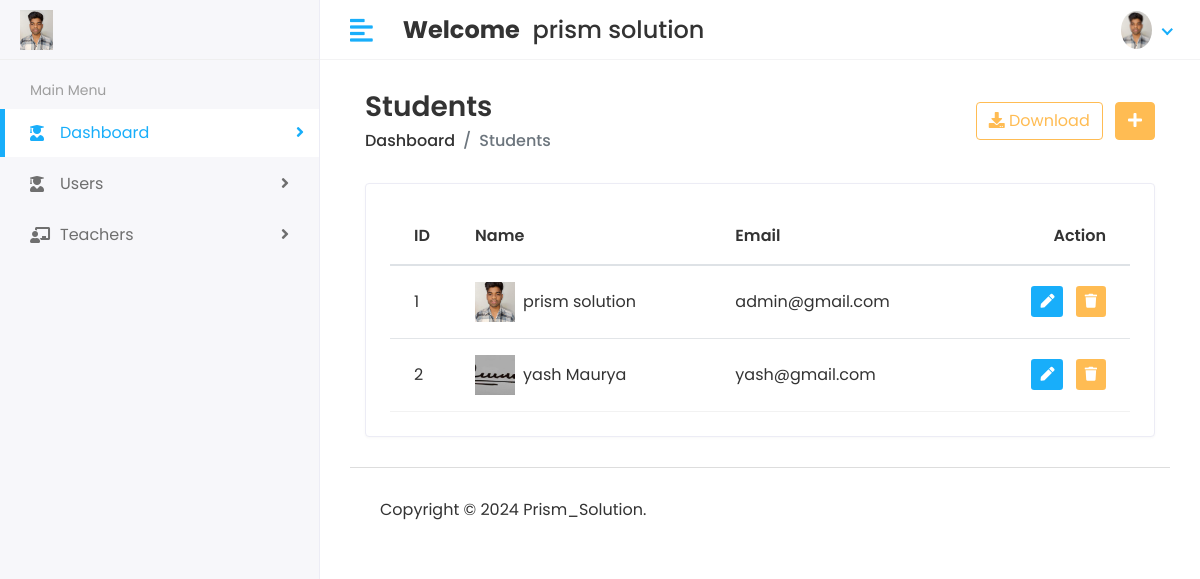
/Hod/View_User (signed in), run on the app's committed database.
### app/models.py (models this page shows)
class CustomUser(AbstractUser):
    USER = (
        (1,'HOD'),
        (2,'User1'),
    )
    user_type = models.CharField(choices=USER,max_length=50,default=1)
    profile_pic = models.ImageField(upload_to='media/profile_pic')

### Bappa/Hod_Views.py (the view)
# urls.py: path('Hod/View_User',Hod_Views.View_User,name='view_user'),
@login_required(login_url='/')
def View_User(request):
    users = CustomUser.objects.all()
    context={
        'users':users
    }
    return render(request,'hod/view_user.html',context)

### app/templates/hod/view_user.html (shortened to what this page needs)
{% extends 'base.html' %}
{% block content %}
<div class="content container-fluid">
    <div class="page-header">
       <div class="row align-items-center">
          <div class="col">
             <h3 class="page-title">Students</h3>
             <ul class="breadcrumb">
                <li class="breadcrumb-item"><a href="index.html">Dashboard</a></li>
                <li class="breadcrumb-item active">Students</li>
             </ul>
          </div>
          <div class="col-auto text-right float-right ml-auto">
             <a href="#" class="btn btn-outline-primary mr-2"><i class="fas fa-download"></i> Download</a>
             <a href="add-student.html" class="btn btn-primary"><i class="fas fa-plus"></i></a>
          </div>
       </div>
    </div>
    <div class="row">
       <div class="col-sm-12">
          <div class="card card-table">
             <div class="card-body">
                <div class="table-responsive">
                   <table class="table table-hover table-center mb-0 datatable">
                      <thead>
                         <tr>
                            <th>ID</th>
                            <th>Name</th>
                            <th>Email</th>
                            <th class="text-right">Action</th>
                         </tr>
                      </thead>
                      <tbody>
                        {% for i in users %}
                         <tr>
                            <td>{{i.id}}</td>
                            <td>
                               <h2 class="table-avatar">
                                  <a href="student-details.html" class="avatar avatar-sm mr-2"><img class="avatar-img runded-circle" src="/{{i.profile_pic}}" alt="User Image"></a>
                                  <a href="student-details.html">{{i.first_name}}&nbsp;{{i.last_name}}</a>
                               </h2>
                            </td>
                            <td>{{i.email}}</td>
                            <td class="text-right">
                               <div class="actions">
                                  <a href="{% url 'edit_user' i.id %}" class="btn btn-sm bg-success-light mr-2">
                                  <i class="fas fa-pen"></i>
                                  </a>
                                  <a href="{% url 'delete_user' i.id %}" class="btn btn-sm bg-danger-light">
                                  <i class="fas fa-trash"></i>
                                  </a>
                               </div>
                            </td>
                         </tr>
                         {% endfor %}
                      </tbody>
                   </table>
                </div>
             </div>
          </div>
       </div>
    </div>
 </div>
{% endblock %}

### app/templates/header1.html (shortened to what this page needs)
{% load static %}
<div class="header">
    <div class="header-left">
       <a href="{% url 'index' %}" class="logo">
       <img src="/{{user.profile_pic}}" alt="Logo">
       </a>
    </div>
    <a href="javascript:void(0);" id="toggle_btn">
    <i class="fas fa-align-left"></i>
    </a>
    <div class="top-nav-search mt-3">
       <h4><strong>Welcome</strong>&nbsp;<span> {{user.first_name}} {{ user.last_name }}</span></h4>
    </div>
    <ul class="nav user-menu">
       <li class="nav-item dropdown has-arrow">
          <a href="#" class="dropdown-toggle nav-link" data-toggle="dropdown">
          <span class="user-img"><img class="rounded-circle" src="/{{user.profile_pic}}" width="31" alt="{{user.first_name}} {{ user.last_name }}"></span>
          </a>
       </li>
    </ul>
 </div>

### static/assets/css/style.css (style rules this page uses)
html { height: 100%; }
body { background-color: #fff; color: #333; font-family: 'Poppins', sans-serif; font-size: 1rem; height: 100%; line-height: 1.5; overflow-x: hidden; }
h1, h2, h3, h4, h5, h6 { font-family: 'Poppins', sans-serif; margin-top: 0; }
a { color: #009ce7; }
input, button, a { transition: all 0.4s ease; -moz-transition: all 0.4s ease; -o-transition: all 0.4s ease; -ms-transition: all 0.4s ease; -webkit-transition: all 0.4s ease; }
ul, ol { padding: 0px; list-style: none; }
.table { color: #333; max-width: 100%; margin-bottom: 0; width: 100%; }
table.table td h2 { display: inline-block; font-size: inherit; font-weight: 400; margin: 0; padding: 0; vertical-align: middle; }
table.table td h2.table-avatar { align-items: center; display: inline-flex; font-size: inherit; font-weight: 400; margin: 0; padding: 0; vertical-align: middle; white-space: nowrap; }
table.table td h2 a { color: #333; }
.table thead tr th { font-weight: 600; }
.table tbody tr { border-bottom: 1px solid rgba(0, 0, 0, 0.05); }
.table.table-center td, .table.table-center th { vertical-align: middle; }
.card-table .card-body .table > thead > tr > th { border-top: 0; }
.card-table .card-body .table tr td:first-child, .card-table .card-body .table tr th:first-child { padding-left: 1.5rem; }
.card-table .card-body .table tr td:last-child, .card-table .card-body .table tr th:last-child { padding-right: 1.5rem; }
.card-table .table td, .card-table .table th { border-top: 1px solid #e2e5e8; padding: 1rem 0.75rem; white-space: nowrap; }
.btn-primary { background-color: #FFBC53; border: 1px solid #FFBC53; }
.btn-outline-primary { color: #FFBC53; border-color: #FFBC53; }
.card { border: 1px solid #ececf5; box-shadow: 0 1px 3px 0 rgba(0, 0, 0, 0.03); margin-bottom: 1.875rem; }
.card-body { padding: 1.5rem; }
.bg-danger-light { background-color:#FFBC53 !important; color:#fff !important; }
.bg-success-light { background-color: #18aefa; color: #fff; }
.avatar { position: relative; display: inline-block; width: 3rem; height: 3rem }
.avatar > img { width: 100%; height: 100%; -o-object-fit: cover; object-fit: cover; }
.avatar-sm { width: 2.5rem; height: 2.5rem; }
.header { background-color: #fff; border-bottom: 1px solid #f3f3f4; left: 0; position: fixed; right: 0; top: 0; z-index: 1001; height: 60px; }
.header .header-left { float: left; height: 60px; padding: 0 20px; position: relative; width: 320px; z-index: 1; transition: all 0.2s ease-in-out; background-color: #f7f7fa; border-bottom: 1px solid #efefef; border-right: 1px solid #ececf5; display: flex; align-items: center; }
.header .header-left .logo { display: inline-block; line-height: 60px; }
.header .header-left .logo img { max-height: 40px; width: auto; }
.header .dropdown-toggle:after { display: none; }
.header .has-arrow .dropdown-toggle:after { border-top: 0; border-left: 0; border-bottom: 2px solid #18aefa; border-right: 2px solid #18aefa; content: ''; height: 8px; display: inline-block; pointer-events: none; -webkit-transform-origin: 66% 66%; -ms-transform-origin: 66% 66%; transform-origin: 66% 66%; -webkit-transform: rotate(45deg); -ms-transform: rotate(45deg); transform: rotate(45deg); -webkit-transition: all 0.15s ease-in-out; transition: all 0.15s ease-in-out; width: 8px; vertical-align: 0px; }
.user-menu { float: right; margin: 0; position: relative; z-index: 99; padding-right: 15px; }
.user-menu.nav > li > a { color: #a0a0a0; font-size: 14px; line-height: 58px; padding: 0 15px; height: 60px; }
.user-img { margin-right: 3px; position: relative; }
.top-nav-search { float: left; margin-left: 15px; }
.page-header { margin-bottom: 1.875rem; }
.page-header .breadcrumb { background-color: transparent; color: #6c757d; font-size: 1rem; font-weight: 500; margin-bottom: 0; padding: 0; }
.page-header .breadcrumb a { color: #333; }
.page-title { font-size: 28px; font-weight: 600; color: #333; margin-bottom: 5px; }
@media (min-width: 992px) { #toggle_btn { align-items: center; color: #18aefa; display: inline-flex; float: left; font-size: 26px; height: 60px; justify-content: center; margin-left: 15px; padding: 0 15px; } }

### data on the page
CustomUser: profile_pic (picture), first_name "prism", last_name "solution", id "1", email "admin@gmail.com"
CustomUser: id "2", profile_pic (picture), first_name "yash", last_name "Maurya", email "yash@gmail.com"
